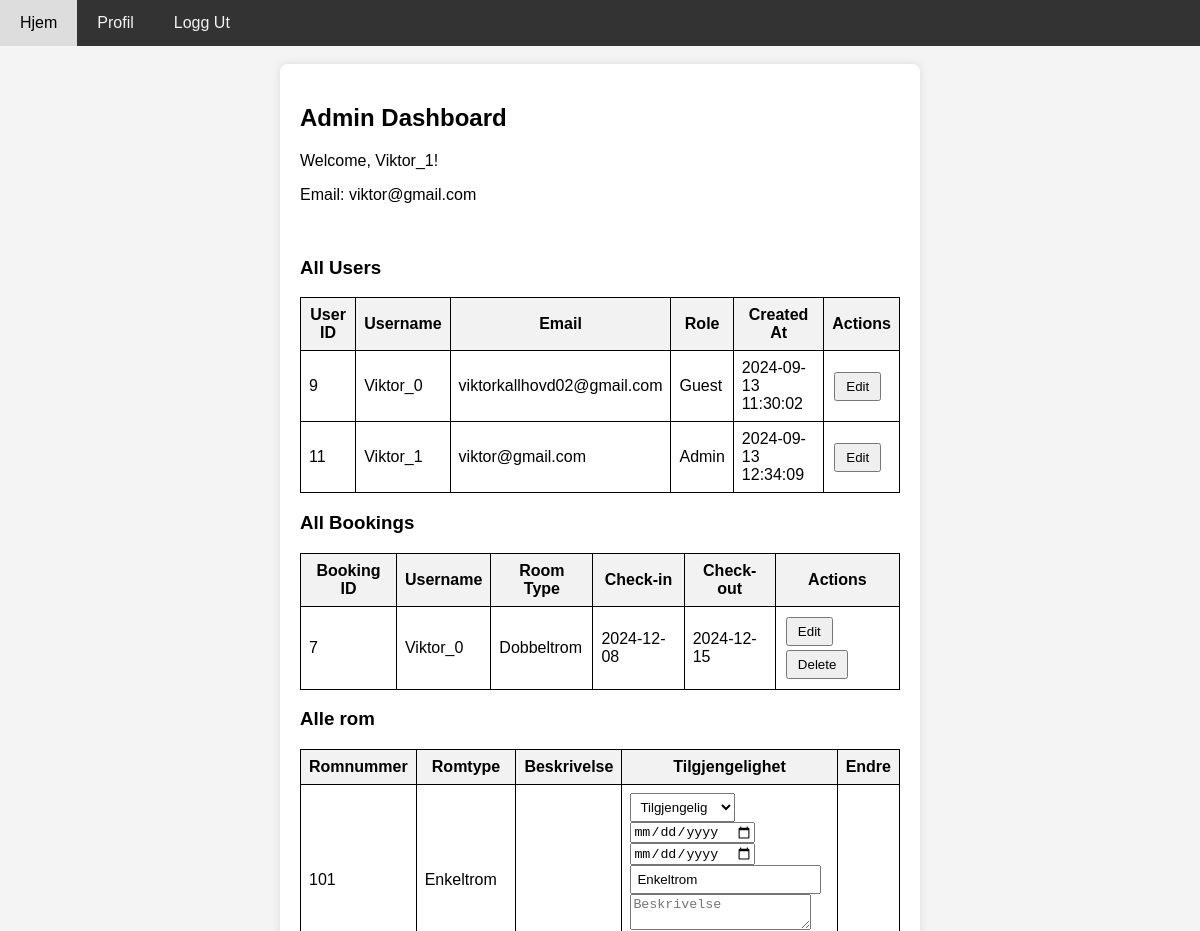
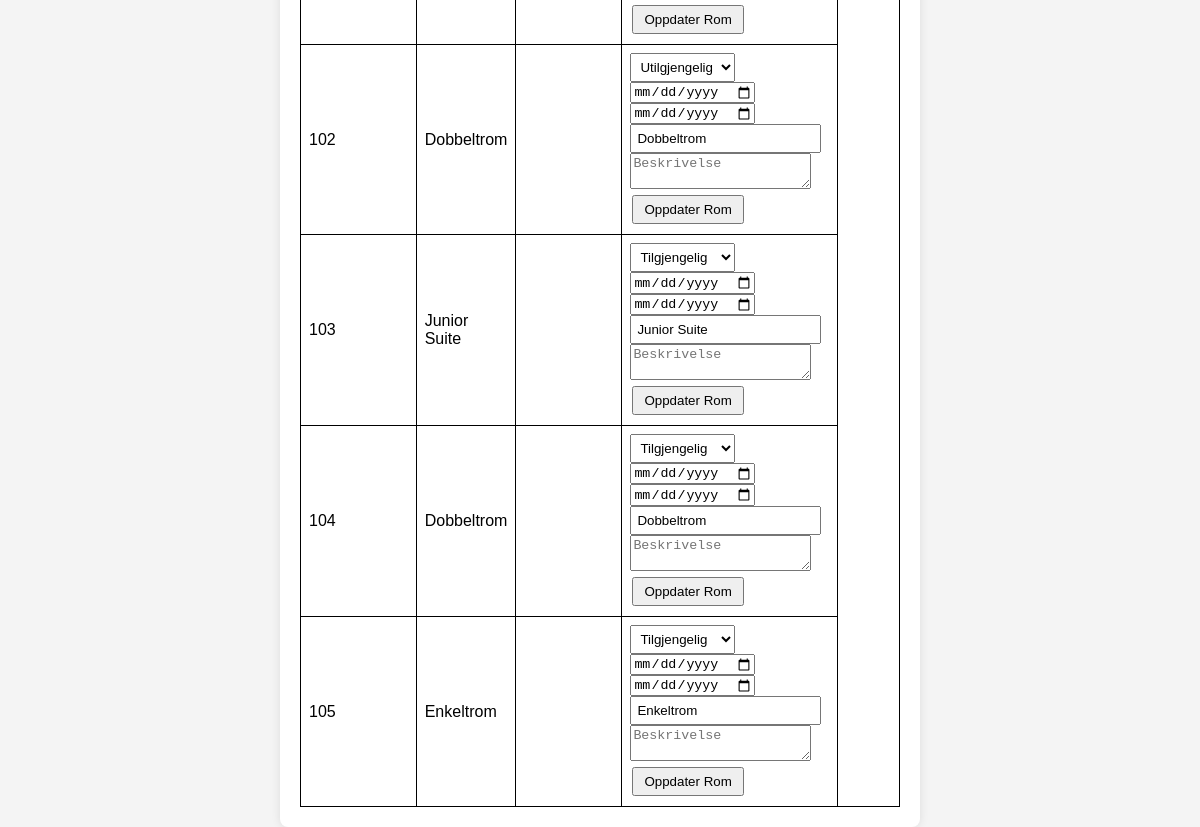
Page /profile.php (signed in) on the committed database (2 pictures, top to bottom).
### tables this page shows
CREATE TABLE `users` (
  `user_id` int(11) NOT NULL,
  `username` varchar(255) NOT NULL,
  `password` varchar(255) NOT NULL,
  `email` varchar(255) NOT NULL,
  `role` tinyint(1) NOT NULL COMMENT 'boolean 0 = gjest, 1 = admin',
  `created_at` timestamp NULL DEFAULT current_timestamp(),
  `failed_attempts` int(11) DEFAULT 0,
  `lockout_until` datetime DEFAULT NULL,
  `last_failed_attempt` datetime DEFAULT NULL
);

CREATE TABLE `bookings` (
  `booking_id` int(11) NOT NULL,
  `user_id` int(11) NOT NULL,
  `room_id` int(11) NOT NULL,
  `check_in` date NOT NULL,
  `check_out` date NOT NULL,
  `adults` int(11) NOT NULL,
  `children` int(11) NOT NULL,
  `total_price` decimal(10,2) NOT NULL DEFAULT 0.00,
  `created_at` timestamp NOT NULL DEFAULT current_timestamp() ON UPDATE current_timestamp()
);

CREATE TABLE `room_types` (
  `room_type_id` int(11) NOT NULL,
  `type_name` varchar(255) NOT NULL,
  `description` text NOT NULL,
  `max_adults` int(11) NOT NULL,
  `max_children` int(11) NOT NULL,
  `price` int(11) NOT NULL
);

CREATE TABLE `rooms` (
  `room_id` int(11) NOT NULL,
  `room_number` varchar(10) NOT NULL,
  `room_type_id` int(11) NOT NULL,
  `is_available` tinyint(1) NOT NULL DEFAULT 1,
  `unavailable_from` date DEFAULT NULL,
  `unavailable_to` date DEFAULT NULL,
  `description` text DEFAULT NULL
);

### Components/functions/user_functions.php (called while the page is built, shortened)
<?php
class User
{
    protected $user_id;
    protected $username;
    protected $email;
    protected $conn;
    public function __construct($user_id, $conn)
    {
        $this->user_id = $user_id;
        $this->conn = $conn;
        $this->loadUserData();
    }
    protected function loadUserData()
    {
        $sql = "SELECT user_id, username, email, role, created_at FROM users WHERE user_id = ?";
        $stmt = $this->conn->prepare($sql);
        $stmt->bind_param("i", $this->user_id);
        $stmt->execute();
        $result = $stmt->get_result()->fetch_assoc();
        if ($result) {
            $this->username = $result['username'];
            $this->email = $result['email'];
        }
    }
    public function getUsername()
    {
        return $this->username;
    }
    public function getEmail()
    {
        return $this->email;
    }
}
class Admin extends User
{
    public function getAllUsers()
    {
        $sql = "SELECT user_id, username, email, role, created_at FROM users";
        $result = $this->conn->query($sql);
        if ($result->num_rows > 0) {
            return $result->fetch_all(MYSQLI_ASSOC);
        } else {
            return [];
        }
    }
}

### public/profiles/admin_dashboard.php (the view, shortened to what this page needs)
<?php
$allUsers = $userProfile->getAllUsers();
$edit_user_id = isset($_POST['edit_user_id']) ? $_POST['edit_user_id'] : null;
function getAllBookings($limit, $offset)
{
    global $conn;
    $sql = "SELECT bookings.booking_id, bookings.check_in, bookings.check_out,
                   users.username, room_types.type_name AS room_type
            FROM bookings
            JOIN rooms ON bookings.room_id = rooms.room_id
            JOIN room_types ON rooms.room_type_id = room_types.room_type_id
            JOIN users ON bookings.user_id = users.user_id
            LIMIT ? OFFSET ?";
    $stmt = $conn->prepare($sql);
    $stmt->bind_param("ii", $limit, $offset);
    if (!$stmt->execute()) {
        die("Execution error: " . $stmt->error);
    }
    $result = $stmt->get_result();
    return $result && $result->num_rows > 0 ? $result->fetch_all(MYSQLI_ASSOC) : [];
}
function getAllRooms() {
    global $conn;
    $sql = "SELECT room_id, room_number, type_name, is_available, unavailable_from, unavailable_to
    FROM rooms
    JOIN room_types ON rooms.room_type_id = room_types.room_type_id";
$result = $conn->query($sql);
    return $result ? $result->fetch_all(MYSQLI_ASSOC) : [];
}
$limit = 10;
$offset = 0;
$allBookings = getAllBookings($limit, $offset);
?>
<html lang="en">
<head>
    <link rel="stylesheet" href="../css/admin.css">
</head>
<body>
    <div>
        <div>
            <h2>Admin Dashboard</h2>
            <p>Welcome, <?php echo htmlspecialchars($userProfile->getUsername()); ?>!</p>
            <p>Email: <?php echo htmlspecialchars($userProfile->getEmail()); ?></p>
            <br>
            <h3>All Users</h3>
            <table>
                <thead>
                    <tr>
                        <th>User ID</th>
                        <th>Username</th>
                        <th>Email</th>
                        <th>Role</th>
                        <th>Created At</th>
                        <th>Actions</th>
                    </tr>
                </thead>
                <tbody>
                    <?php foreach ($allUsers as $user): ?>
                        <?php if ($edit_user_id == $user['user_id']): ?>
                            <tr>
                                <form action="" method="post">
                                    <td><?php echo htmlspecialchars($user['user_id']); ?></td>
                                    <td><input type="text" name="username" value="<?php echo htmlspecialchars($user['username']); ?>"></td>
                                    <td><?php echo htmlspecialchars($user['email']); ?></td>
                                    <td>
                                        <select name="role">
                                            <option value="1" <?php echo $user['role'] == 1 ? 'selected' : ''; ?>>Admin</option>
                                            <option value="0" <?php echo $user['role'] == 0 ? 'selected' : ''; ?>>Guest</option>
                                        </select>
                                    </td>
                                    <td><?php echo htmlspecialchars($user['created_at']); ?></td>
                                    <td>
                                        <input type="hidden" name="user_id" value="<?php echo htmlspecialchars($user['user_id']); ?>">
                                        <button type="submit">Save</button>
                                        <button type="submit" name="cancel" value="1">Cancel</button>
                                    </td>
                                </form>
                            </tr>
                        <?php else: ?>
                            <tr>
                                <td><?php echo htmlspecialchars($user['user_id']); ?></td>
                                <td><?php echo htmlspecialchars($user['username']); ?></td>
                                <td><?php echo htmlspecialchars($user['email']); ?></td>
                                <td><?php echo $user['role'] == 1 ? 'Admin' : 'Guest'; ?></td>
                                <td><?php echo htmlspecialchars($user['created_at']); ?></td>
                                <td>
                                    <form action="" method="post">
                                        <button type="submit">Edit</button>
                                    </form>
                                </td>
                            </tr>
                        <?php endif; ?>
                    <?php endforeach; ?>
                </tbody>
            </table>
            <h3>All Bookings</h3>
            <table>
                <thead>
                    <tr>
                        <th>Booking ID</th>
                        <th>Username</th>
                        <th>Room Type</th>
                        <th>Check-in</th>
                        <th>Check-out</th>
                        <th>Actions</th>
                    </tr>
                </thead>
                <tbody>
                    <?php if (!empty($allBookings)): ?>
                        <?php foreach ($allBookings as $booking): ?>
                            <?php if (isset($_POST['edit_booking_id']) && $_POST['edit_booking_id'] == $booking['booking_id']): ?>
                                <tr>
                                    <form action="" method="post">
                                        <td><?php echo htmlspecialchars($booking['booking_id']); ?></td>
                                        <td><?php echo htmlspecialchars($booking['username']); ?></td>
                                        <td>
                                            <select name="room_type">
                                                <?php
                                                $roomTypes = getRoomTypes();
                                                foreach ($roomTypes as $roomType) {
                                                    $selected = $booking['room_type'] === $roomType['type_name'] ? 'selected' : '';
                                                    echo "<option value='{$roomType['type_name']}' $selected>{$roomType['type_name']}</option>";
                                                }
                                                ?>
                                            </select>
                                        </td>
                                        <td><input type="date" name="check_in" value="<?php echo htmlspecialchars($booking['check_in']); ?>"></td>
                                        <td><input type="date" name="check_out" value="<?php echo htmlspecialchars($booking['check_out']); ?>"></td>
                                        <td>
                                            <input type="hidden" name="booking_id" value="<?php echo htmlspecialchars($booking['booking_id']); ?>">
                                            <button type="submit" name="save_booking">Save</button>
                                            <button type="submit" name="cancel_edit" value="1">Cancel</button>
                                        </td>
                                    </form>
                                </tr>
                            <?php else: ?>
                                <tr>
                                    <td><?php echo htmlspecialchars($booking['booking_id']); ?></td>
                                    <td><?php echo htmlspecialchars($booking['username']); ?></td>
                                    <td><?php echo htmlspecialchars($booking['room_type']); ?></td>
                                    <td><?php echo htmlspecialchars($booking['check_in']); ?></td>
                                    <td><?php echo htmlspecialchars($booking['check_out']); ?></td>
                                    <td>
                                        <form action="" method="post" style="display:inline-block;">
                                            <button type="submit">Edit</button>
                                        </form>
                                        <form action="" method="post" style="display:inline-block;">
                                            <button type="submit">Delete</button>
                                        </form>
                                    </td>
                                </tr>
                            <?php endif; ?>
                        <?php endforeach; ?>
                    <?php else: ?>
                        <tr>
                            <td colspan="6">No bookings found.</td>
                        </tr>
                    <?php endif; ?>
                </tbody>
            </table>
        </div>
<h3>Alle rom</h3>
<table>
    <thead>
        <?php
        $allRooms = getAllRooms();
        ?>
        <table>
            <thead>
                <tr>
                    <th>Romnummer</th>
                    <th>Romtype</th>
                    <th>Beskrivelse</th>
                    <th>Tilgjengelighet</th>
                    <th>Endre</th>
                </tr>
            </thead>
            <tbody>
                <?php foreach ($allRooms as $room): ?>
                    <tr>
                        <td><?php echo htmlspecialchars($room['room_number']); ?></td>
                        <td><?php echo htmlspecialchars($room['type_name']); ?></td>
                        <td><?php echo htmlspecialchars($room['description']); ?></td>
                        <td>
                            <form method="post">
                                <select name="is_available">
                                    <option value="1" <?php echo $room['is_available'] == 1 ? 'selected' : ''; ?>>Tilgjengelig</option>
                                    <option value="0" <?php echo $room['is_available'] == 0 ? 'selected' : ''; ?>>Utilgjengelig</option>
                                </select>
                                <input type="date" name="unavailable_from" value="<?php echo $room['unavailable_from']; ?>">
                                <input type="date" name="unavailable_to" value="<?php echo $room['unavailable_to']; ?>">
                                <input type="text" name="room_type_name" value="<?php echo htmlspecialchars($room['type_name']); ?>" placeholder="Romtype navn">
                                <textarea name="room_description" placeholder="Beskrivelse"><?php echo htmlspecialchars($room['description']); ?></textarea>
                                <button type="submit" name="update_room">Oppdater Rom</button>
                            </form>
                        </td>
                    </tr>
                <?php endforeach; ?>
            </tbody>
        </table>
    </div>
</body>
</html>

### Components/header.php (shortened to what this page needs)
<!DOCTYPE html>
<html>
<head>
    <link rel="stylesheet" href="../css/navbar.css">
</head>
<body>
    <div class="navbar">
        <a href="index.php">Hjem</a>
        <?php if (!isset($_SESSION['user_id'])): ?>
            <a href="register.php">Registrer Bruker</a>
            <a href="login.php">Logg Inn</a>
        <?php else: ?>
            <a href="profile.php">Profil</a>
        <?php endif; ?>
        <?php if (isset($_SESSION['user_id'])): ?>
            <form class="navbar" id="logout-form" action="../logout.php" method="POST" style="display:inline;">
                <a href="../logout.php" type="submit" id="logout">Logg Ut</a>
            </form>
        <?php endif; ?>
    </div>
    <br>
</body>
</html>

### public/profile.php (shortened to what this page needs)
<?php
include '../db_connect.php';
include '../Components/header.php';
include '../Components/functions/user_functions.php';
$userProfile = null;
if (isset($_SESSION['user_id'])) {
    $user_id = $_SESSION['user_id'];
    $userProfile = new User($user_id, $conn);
    $userRole = $userProfile->getRole();
    if ($userRole === 1) {
        $userProfile = new Admin($user_id, $conn);
    } elseif ($userRole === 0) {
        $userProfile = new Guest($user_id, $conn);
    }
}
$isAdmin = $userProfile instanceof Admin;
?>
<div class="container">
    <div class="profile">
        <?php
        if ($isAdmin) {
            include "profiles/admin_dashboard.php";
        } else {
            include "profiles/guest_profile.php";
        }
        ?>
    </div>
</div>

### css/navbar.css (style rules this page uses)
body { font-family: Arial, sans-serif; background-color: #f4f4f4; margin: 0; padding: 0; }
.navbar { background-color: #333; overflow: hidden; }
.navbar a { float: left; display: block; color: #f2f2f2; text-align: center; padding: 14px 20px; text-decoration: none; }
.container { padding: 20px; max-width: 600px; margin: auto; padding: auto; background-color: #fff; border-radius: 8px; box-shadow: 0 0 10px rgba(0, 0, 0, 0.1); }

### css/admin.css (style rules this page uses)
table { width: 100%; border-collapse: collapse; }
table, th, td { border: 1px solid black; padding: 8px; }
th { background-color: #f2f2f2; }
button { padding: 5px 10px; margin: 2px; }
input[type="text"], select { padding: 5px; }

### rows in the picture
users: username "Viktor_1", email "viktor@gmail.com", user_id "11", role "Admin", created_at "2024-09-13 12:34:09"
users: user_id "9", username "Viktor_0", email "viktorkallhovd02@gmail.com", role "Guest", created_at "2024-09-13 11:30:02"
bookings: booking_id "7", user.username "Viktor_0", room_types.type_name "Dobbeltrom", check_in "2024-12-08", check_out "2024-12-15"
rooms: room_number "101", room_type.type_name "Enkeltrom", is_available "Tilgjengelig", room_type_name "Enkeltrom"
rooms: room_number "102", room_type.type_name "Dobbeltrom", is_available "Utilgjengelig", room_type_name "Dobbeltrom"
rooms: room_number "103", room_type.type_name "Junior Suite", is_available "Tilgjengelig", room_type_name "Junior Suite"
rooms: room_number "104", room_type.type_name "Dobbeltrom", is_available "Tilgjengelig", room_type_name "Dobbeltrom"
rooms: room_number "105", room_type.type_name "Enkeltrom", is_available "Tilgjengelig", room_type_name "Enkeltrom"
